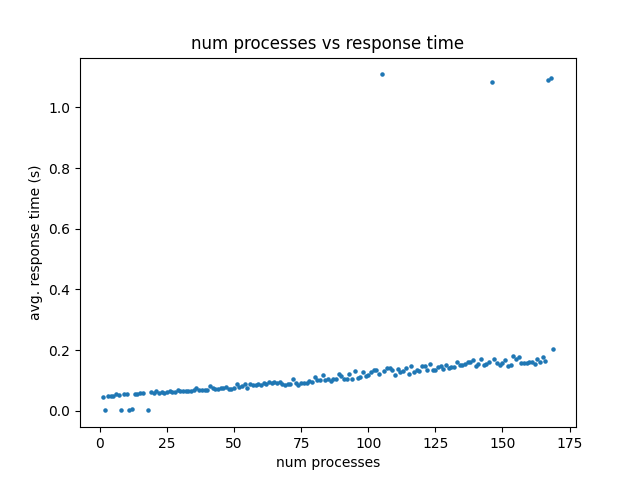

The Python source for this figure:
import os

response_time = {}

def get_dic(DIR):
    times = {}
    for file in os.listdir(f'{DIR}'):
        with open(f'{DIR}/{file}', 'r') as f:
            data = float(f.readline())
            print(data);
            clients = int(file[6:file.find('.')])
            times[clients] = data
    return times


import matplotlib.pyplot as plt

def plot(times):
    plt.scatter(times.keys(), times.values(), s = 5)
    plt.xlabel('num processes')
    plt.ylabel('avg. response time (s)')
    plt.title('num processes vs response time')
    plt.show()

if __name__ == "__main__":

    DIR = "response_times"
    times = get_dic(DIR)
    plot(times)
